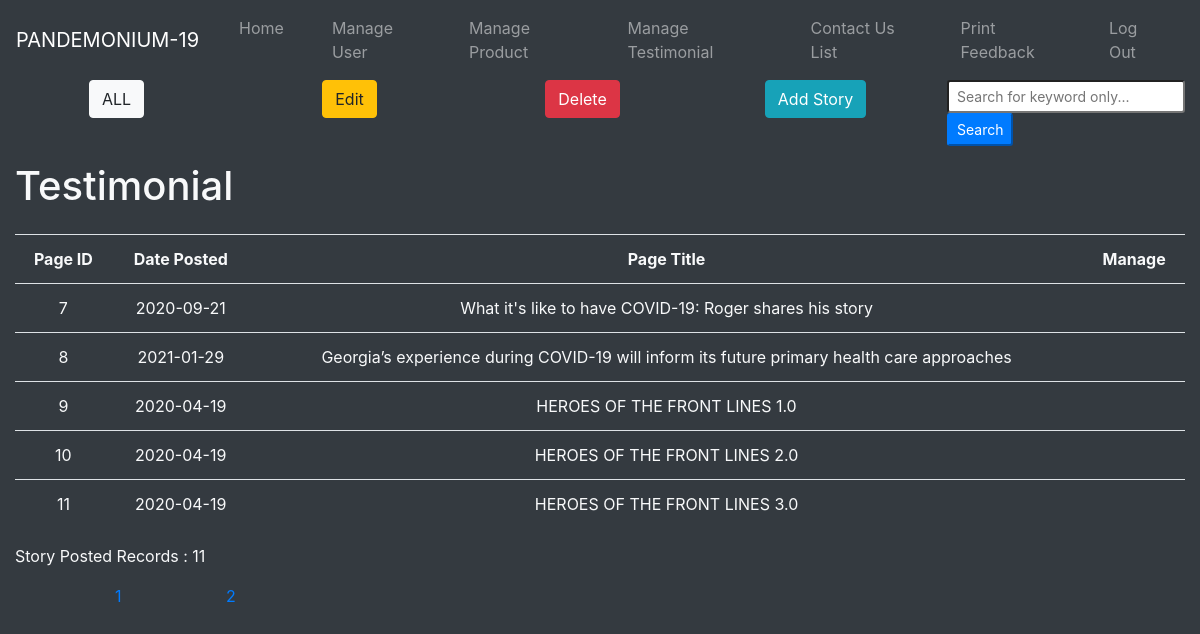
The page /admin/manage testimonial.php?page=2 on the database its author committed.
### tables this page shows
CREATE TABLE `story` (
  `storyID` int(10) NOT NULL,
  `storyAuthor` varchar(50) NOT NULL,
  `storyDate` date NOT NULL,
  `storyTitle` varchar(100) NOT NULL,
  `storyBoard` longtext NOT NULL,
  `storyView` int(10) NOT NULL DEFAULT 0,
  `storyMedia` longblob DEFAULT NULL
);

### admin/manage testimonial.php (the view, shortened to what this page needs)
<!DOCTYPE html>
<html lang="en">
<head>
    <?php include("data_connection.php"); ?>
    <link rel="stylesheet" href="https://maxcdn.bootstrapcdn.com/bootstrap/4.0.0/css/bootstrap.min.css"
>
    <?php require("adminNav.php"); ?>
</head>
<body class="bg-dark text-light">
    <div class="container-fluid">
        <div class="row">
            <div class="col">
                <button class="btn btn-light mx-auto d-block" onclick="location.href = 'manage testimonial.php'">ALL</button>
            </div>
            <div class="col">
                <button class="btn btn-warning mx-auto d-block" onclick="location.href = 'manage testimonial_edit.php'">Edit</button>
            </div>
            <div class="col">
                <button class="btn btn-danger mx-auto d-block" onclick="location.href='manage testimonial_delete.php'">Delete</button>
            </div>
            <div class="col">
                <button class="btn btn-info mx-auto d-block" onclick="location.href = 'addStory.php'">Add Story</button>
            </div>
            <div class="col mx-auto d-block">
                <form name="search_testimonial" method="post">
                    <input type="search" class="form-control-sm" spellcheck="false" placeholder="Search for keyword only..." name="search" id="search_text">
                    <input class="btn-sm btn-primary" type="submit" value="Search">
                </form>
            </div>
        </div>
    <div class="row mr-2 my-3">
            <div class="col">
                <h1>Testimonial</h1>
            </div>
        </div>
        <div id="testitable">
        <table class="table">
            <tr>
                <th scope="col" class="text-center">Page ID</th>
                <th scope="col" class="text-center">Date  Posted</th>
                <th scope="col" class="text-center">Page Title</th>
                <th scope="col" class="text-center">Manage</th>
            </tr>
            <?php
            $per_page = 6;
            if (!isset($_GET["page"]))
            {
                $p = 1;
            }
            else
            {
                $p = $_GET["page"];
            }
            if (!isset($_POST['search']))
            {
                $query = "SELECT * FROM story";
                $result = mysqli_query($conn, $query) or die( mysqli_error($conn));;
                $number_of_result = mysqli_num_rows($result);
                $num_page = ceil($number_of_result/$per_page);
                if (!isset($_GET["page"]))
                {
                    $p = 1;
                }
                else
                {
                    $p = $_GET["page"];
                }
                $first_page_result = ($p - 1) * $per_page;
                $query = 'SELECT * FROM story LIMIT ' . $first_page_result . ',' . $per_page;
                $result = mysqli_query($conn, $query) or die( mysqli_error($conn));
                while($row = mysqli_fetch_array($result))
                {
                    $id = $row["storyID"];
                    $date = $row["storyDate"];
                    $title = $row["storyTitle"];
                    ?>
                    <tr>
                        <td class="text-center"><?php echo $id;?></td>
                        <td class="text-center"><?php echo $date;?></td>
                        <td class="text-center"><?php echo $title;?></td>
                        <td></td>
                    </tr>
                    <?php
                }
                ?>
        </table>
    </div>
    <p>Story Posted Records : <?php echo $number_of_result?></p>
    <?php
            for ($p = 1; $p <= $num_page; $p++)
            {
                echo '<a style="padding-left: 100px;" href="manage testimonial.php?page=' . $p . '">' . $p . '</a> ';
            }
        }
        ?>
</div>
</body>
</html>

### rows shown on the page
story: storyID "7", storyDate "2020-09-21", storyTitle "What it's like to have COVID-19: Roger shares his story"
story: storyID "8", storyDate "2021-01-29", storyTitle "Georgia’s experience during COVID-19 will inform its future primary health care approaches"
story: storyID "9", storyDate "2020-04-19", storyTitle "HEROES OF THE FRONT LINES 1.0"
story: storyID "10", storyDate "2020-04-19", storyTitle "HEROES OF THE FRONT LINES 2.0"
story: storyID "11", storyDate "2020-04-19", storyTitle "HEROES OF THE FRONT LINES 3.0"

### other values the page prints
$number_of_result "11"
